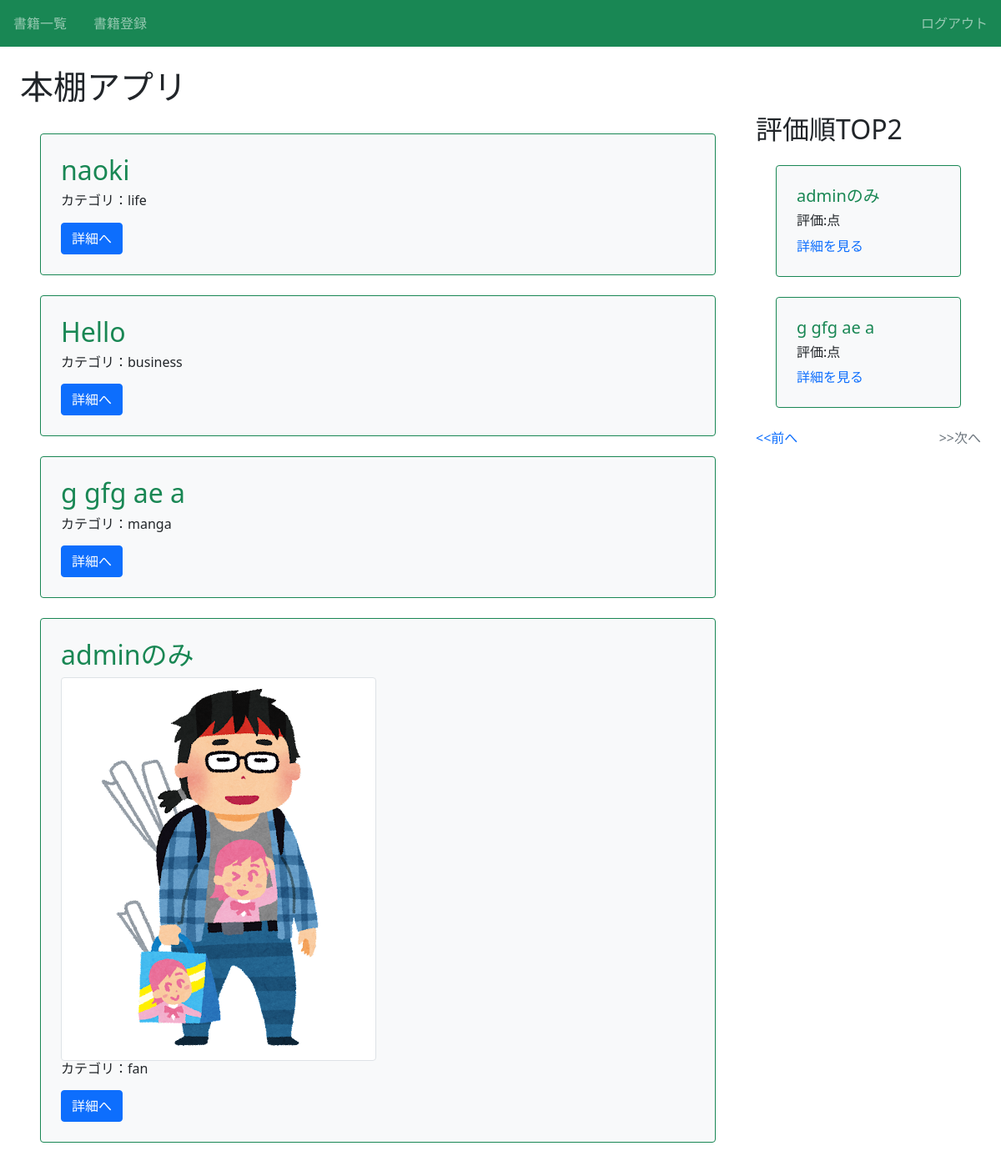
Page /?page=2 (signed in) on the committed database.
### book/models.py (models this page shows, shortened)
class Book(models.Model):
    title = models.CharField(max_length=100)
    text = models.TextField()
    thumbnail = models.ImageField(null=True, blank=True, default=None)
    category = models.CharField(max_length=100, choices=CATEGORY)
    user = models.ForeignKey('auth.User', on_delete=models.CASCADE)

### book/views.py (the view)
# urls.py: path('', views.index_view, name='index'),
def index_view(request):
    object_list = Book.objects.order_by('-id')
    ranking_list = Book.objects.annotate(avg_rating=Avg('review__rate')).order_by('-avg_rating')
    paginator = Paginator(ranking_list, ITEM_PER_PAGE)
    page_number = request.GET.get('page', 1)
    page_obj = paginator.page(page_number)
    return render(
        request,
        'book/index.html',
        {
            'object_list': object_list,
            'ranking_list': ranking_list,
            'page_obj': page_obj
        },
    )

### book/templates/book/index.html (shortened to what this page needs)
{% extends 'base.html' %}
{% block h1 %} 本棚アプリ {% endblock %}
{% block content %}
<div class="row">
  <div class="col-9">
  {% for item in object_list %}
    <div class="p-4 m-4 bg-light border border-success rounded">
      <h2 class="text-success">{{ item.title }}</h2>
      {% if item.thumbnail %}
        <img src="{{ item.thumbnail.url }}" class="img-thumbnail" />
      {% endif %}
      <h6>カテゴリ：{{ item.category }} </h6>
      <div class="mt-3">
        <a href="{% url 'detail-book' item.pk %}" class="btn btn-primary">詳細へ</a>
      </div>
    </div>
  {% endfor %}
  </div>
  <div class="col-3">
    <h2>評価順TOP2</h2>
    {% for ranking_book in page_obj %}
      <div class="p-4 m-4 bg-light border border-success rounded">
        <h3 class="text-success h5">{{ ranking_book.title }}</h3>
        <h6>評価:{{ ranking_book.avg_rating | floatformat:2 }}点</h6>
        <a href="{% url 'detail-book' ranking_book.id %}">詳細を見る</a>
      </div>
    {% endfor %}
    {% include 'book/components/pagenation.html' %}
  </div>
</div>
{% endblock content %}

### book/static/book/css/style.css (style rules this page uses)
a { text-decoration: none; }

### rows in the picture
Book: title "naoki", category "life"
Book: title "Hello", category "business"
Book: title "g gfg ae a", category "manga"
Book: title "adminのみ", thumbnail (picture), category "fan"
